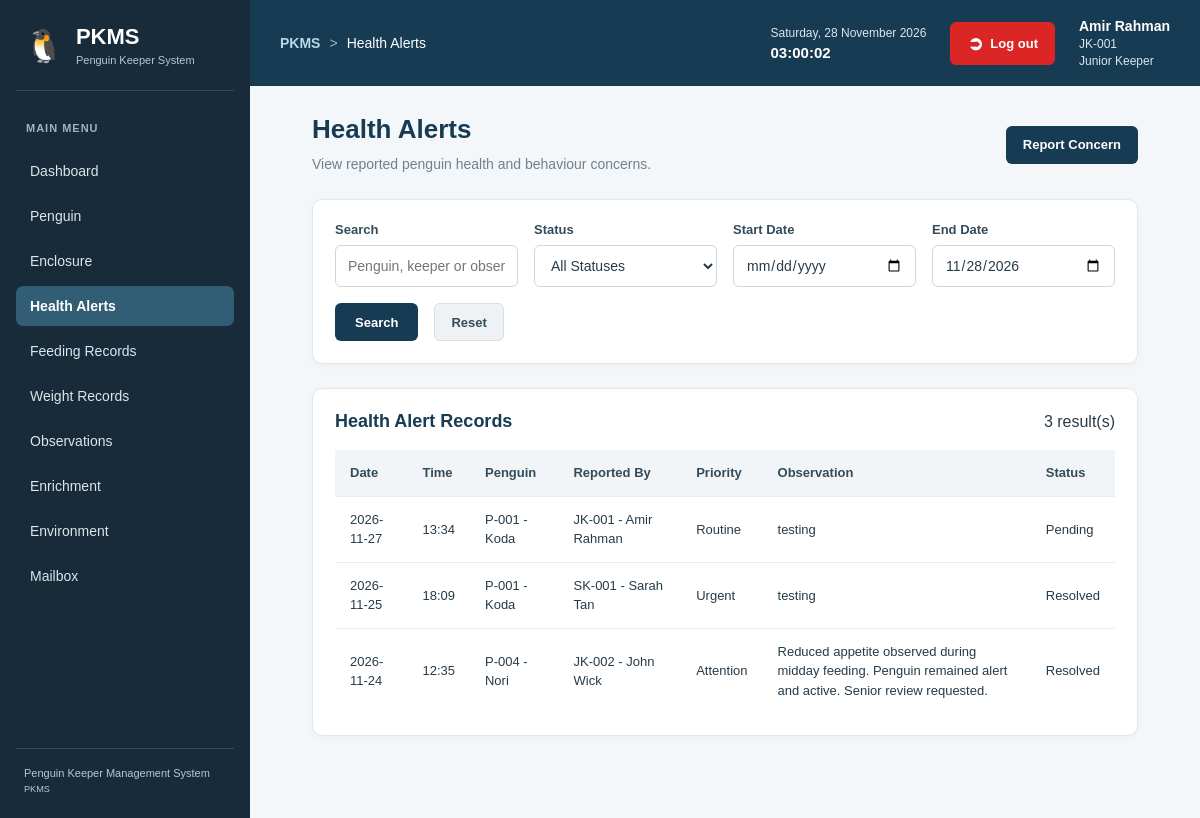
Screenshot of /modules/health_alerts/index.php (signed in) with the database file from the repository.
### tables this page shows
CREATE TABLE `health_alerts` (
  `alert_id` int(11) NOT NULL,
  `penguin_id` int(11) NOT NULL,
  `reported_by` int(11) NOT NULL,
  `report_date` date DEFAULT NULL,
  `report_time` time DEFAULT NULL,
  `priority` enum('Routine','Attention','Urgent') DEFAULT 'Routine',
  `observation` text NOT NULL,
  `status` enum('Pending','Reviewed','Resolved') DEFAULT 'Pending',
  `reviewed_by` int(11) DEFAULT NULL,
  `review_notes` text DEFAULT NULL,
  `resolved_at` datetime DEFAULT NULL
);

CREATE TABLE `penguins` (
  `penguin_id` int(11) NOT NULL,
  `animal_code` varchar(20) NOT NULL,
  `name` varchar(60) NOT NULL,
  `species` varchar(80) NOT NULL,
  `sex` enum('Male','Female','Unknown') DEFAULT 'Unknown',
  `hatch_date` date DEFAULT NULL,
  `origin_type` varchar(50) DEFAULT NULL,
  `arrival_date` date DEFAULT NULL,
  `enclosure_id` int(11) DEFAULT NULL,
  `status` enum('Active','Quarantine','Transferred','Deceased') DEFAULT 'Active',
  `notes` text DEFAULT NULL,
  `created_at` datetime DEFAULT current_timestamp(),
  `archived_at` datetime DEFAULT NULL,
  `archived_by` int(11) DEFAULT NULL
);

CREATE TABLE `users` (
  `user_id` int(11) NOT NULL,
  `staff_code` varchar(20) NOT NULL,
  `full_name` varchar(100) NOT NULL,
  `email` varchar(100) DEFAULT NULL,
  `password_hash` varchar(255) NOT NULL,
  `role` enum('Senior Keeper','Junior Keeper') NOT NULL,
  `status` enum('Active','Inactive') DEFAULT 'Active',
  `created_at` datetime DEFAULT current_timestamp()
);

### modules/health_alerts/index.php (the view, shortened to what this page needs)
<?php
require_once __DIR__ . '/../../includes/auth.php';
$search = trim($_GET['search'] ?? '');
$dateFrom = $_GET['date_from'] ?? '';
$today = new DateTimeImmutable(
    'now',
    new DateTimeZone('Asia/Kuala_Lumpur')
);
$dateTo = isset($_GET['date_to'])
    ? $_GET['date_to']
    : $today->format('Y-m-d');
$errors = [];
$alerts = [];
if (empty($errors)) {
    try {
        $sql = "
            SELECT
                h.alert_id,
                h.report_date,
                h.report_time,
                h.priority,
                h.observation,
                h.status,
                p.animal_code,
                p.name AS penguin_name,
                u.staff_code,
                u.full_name AS keeper_name
            FROM health_alerts h
            INNER JOIN penguins p
                ON h.penguin_id = p.penguin_id
            INNER JOIN users u
                ON h.reported_by = u.user_id
            WHERE 1 = 1
        ";
        $params = [];
        if ($dateTo !== '') {
            $sql .= " AND h.report_date <= ?";
            $params[] = $dateTo;
        }
        $sql .= "
            ORDER BY
                h.report_date DESC,
                h.report_time DESC,
                h.alert_id DESC
        ";
        $stmt = $pdo->prepare($sql);
        $stmt->execute($params);
        $alerts = $stmt->fetchAll();
    } catch (PDOException $e) {
        error_log('Health alert listing error: ' . $e->getMessage());
        $pageError = true;
    }
}
?>
<!DOCTYPE html>
<html lang="en">
<head>
    <link rel="stylesheet"
          href="/penguin_keeper_management/assets/css/style.css">
</head>
<body>
<div class="app-layout">
    <?php include __DIR__ . '/../../includes/sidebar.php'; ?>
    <main class="main-content">
        <?php
        include __DIR__ . '/../../includes/topbar.php';
        ?>
        <div class="page-content">
            <div class="page-header">
                <div>
                    <h1>Health Alerts</h1>
                    <p>
                        View reported penguin health and behaviour concerns.
                    </p>
                </div>
                <a href="create.php" class="btn-primary">
                    Report Concern
                </a>
            </div>
            <section class="search-panel">
                <form method="GET"
                      action="index.php"
                      class="search-form">
                    <div class="form-group">
                        <label for="search">Search</label>
                        <input
                            type="text"
                            id="search"
                            name="search"
                            value="<?= htmlspecialchars($search) ?>"
                            placeholder="Penguin, keeper or observation">
                    </div>
                    <div class="form-group">
                        <label for="status">Status</label>
                        <select id="status" name="status">
                            <option value="">All Statuses</option>
                        </select>
                    </div>
                    <div class="form-group">
                        <label for="date_from">Start Date</label>
                        <input
                            type="date"
                            id="date_from"
                            name="date_from"
                            value="<?= htmlspecialchars($dateFrom) ?>">
                    </div>
                    <div class="form-group">
                        <label for="date_to">End Date</label>
                        <input
                            type="date"
                            id="date_to"
                            name="date_to"
                            value="<?= htmlspecialchars($dateTo) ?>">
                    </div>
                    <div class="form-actions">
                        <button type="submit" class="btn-primary">
                            Search
                        </button>
                        <a href="index.php" class="btn-secondary">
                            Reset
                        </a>
                    </div>
                </form>
            </section>
            <section class="table-section">
                <div class="table-header">
                    <h2>Health Alert Records</h2>
                     <span>
                        <?= count($alerts) ?> result(s)
                    </span>
                </div>
                <div class="table-responsive">
                    <table class="data-table">
                    <thead>
                        <tr>
                            <th>Date</th>
                            <th>Time</th>
                            <th>Penguin</th>
                            <th>Reported By</th>
                            <th>Priority</th>
                            <th>Observation</th>
                            <th>Status</th>
                        </tr>
                    </thead>
                    <tbody>
                        <?php if (empty($alerts)): ?>
                            <tr>
                                <td colspan="<?= ($_SESSION['role'] ?? '') === 'Senior Keeper' ? 8 : 7 ?>">
                                    No health alerts found.
                                </td>
                            </tr>
                        <?php else: ?>
                            <?php foreach ($alerts as $alert): ?>
                                <tr>
                                    <td>
                                        <?= htmlspecialchars($alert['report_date']) ?>
                                    </td>
                                    <td>
                                        <?= !empty($alert['report_time'])
                                            ? htmlspecialchars(substr($alert['report_time'], 0, 5))
                                            : '-' ?>
                                    </td>
                                    <td>
                                        <?= htmlspecialchars(
                                            $alert['animal_code'] . ' - ' .
                                            $alert['penguin_name']
                                        ) ?>
                                    </td>
                                    <td>
                                        <?= htmlspecialchars(
                                            $alert['staff_code'] . ' - ' .
                                            $alert['keeper_name']
                                        ) ?>
                                    </td>
                                    <td>
                                        <?= htmlspecialchars($alert['priority']) ?>
                                    </td>
                                    <td>
                                        <?= nl2br(htmlspecialchars($alert['observation'])) ?>
                                    </td>
                                    <td>
                                        <?= htmlspecialchars($alert['status']) ?>
                                    </td>
                                </tr>
                            <?php endforeach; ?>
                        <?php endif; ?>
                    </tbody>
                    </table>
                </div>
            </section>
        </div>
    </main>
</div>
</body>
</html>

### assets/css/style.css (style rules this page uses)
.app-layout { display: flex; min-height: 100vh; width: 100%; }
.main-content { flex: 1; width: auto; max-width: none; margin: 0; padding: 30px; background: #f1f5f9; box-sizing: border-box; }
.main-content button { background: #dc2626; color: white; border: none; padding: 11px 20px; border-radius: 5px; cursor: pointer; }
.app-layout { display: flex; min-height: 100vh; }
.main-content { flex: 1; min-width: 0; padding: 30px; background-color: #f4f7f9; }
.form-actions { display: flex; align-items: center; gap: 16px; }
.form-actions button { padding: 11px 20px; border: none; border-radius: 6px; background-color: #173b53; color: #ffffff; cursor: pointer; }
* { box-sizing: border-box; }
body { margin: 0; font-family: Arial, Helvetica, sans-serif; color: #263b49; background: #f1f5f9; }
a { transition: color 0.2s ease, background-color 0.2s ease; }
.page-content { width: 100%; max-width: 1500px; margin: 0 auto; padding: 28px 32px; }
.page-header { display: flex; justify-content: space-between; align-items: center; flex-wrap: wrap; gap: 16px; margin-bottom: 24px; }
.page-header h1 { margin: 0 0 8px; color: #173b53; font-size: 26px; }
.page-header p { margin: 0; color: #71818d; font-size: 14px; line-height: 1.6; }
.page-header a { text-decoration: none; }
.table-section, .search-panel, .content-card { background: #ffffff; border: 1px solid #e1e8ed; border-radius: 10px; padding: 22px; margin-bottom: 24px; box-shadow: 0 2px 6px rgba(0, 0, 0, 0.035); }
.table-header, .section-header { display: flex; justify-content: space-between; align-items: center; flex-wrap: wrap; gap: 12px; margin-bottom: 18px; }
.table-header h2, .search-panel h2, .section-header h2 { margin: 0; color: #173b53; font-size: 18px; }
.search-form { display: flex; align-items: flex-end; flex-wrap: wrap; gap: 16px; }
.form-group { display: flex; flex-direction: column; gap: 8px; flex: 1; min-width: 170px; }
.form-group label { color: #344b5a; font-size: 13px; font-weight: 600; }
.form-group input, .form-group select, .form-group textarea { width: 100%; min-height: 42px; padding: 10px 12px; border: 1px solid #ccd6dd; border-radius: 6px; background: #ffffff; color: #263b49; font-family: inherit; font-size: 14px; }
.btn-primary, .btn-secondary, .btn-danger, .btn-success { display: inline-flex; justify-content: center; align-items: center; min-height: 38px; padding: 9px 16px; border: 1px solid transparent; border-radius: 6px; text-decoration: none; font-family: inherit; font-size: 13px; font-weight: 600; cursor: pointer; transition: background-color 0.2s ease; }
.main-content .btn-primary { background: #173b53; color: #ffffff; }
.main-content .btn-secondary { background: #eef2f5; border-color: #d5dfe5; color: #344b5a; }
.table-responsive { width: 100%; overflow-x: auto; }
.data-table { width: 100%; min-width: 650px; border-collapse: collapse; background: #ffffff; }
.data-table th, .data-table td { padding: 13px 15px; border-bottom: 1px solid #e8edf0; text-align: left; vertical-align: middle; font-size: 13px; line-height: 1.5; }
.data-table th { background: #f1f5f8; color: #344b5a; font-weight: 700; white-space: nowrap; }
.data-table tbody tr:last-child td { border-bottom: none; }

### rows the page displays
health_alerts: report_date "2026-11-27", report_time "13:34", penguin.name "P-001 - Koda", reported_by.full_name "JK-001 - Amir Rahman", priority "Routine", observation "testing", status "Pending"
health_alerts: report_date "2026-11-25", report_time "18:09", penguin.name "P-001 - Koda", reported_by.full_name "SK-001 - Sarah Tan", priority "Urgent", observation "testing", status "Resolved"
health_alerts: report_date "2026-11-24", report_time "12:35", penguin.name "P-004 - Nori", reported_by.full_name "JK-002 - John Wick", priority "Attention", observation "Reduced appetite observed during midday feeding. Penguin remained alert and active. Senior review requested.", status "Resolved"

### other values shown
$item['label'] "Dashboard"
$item['label'] "Penguin"
$item['label'] "Enclosure"
$item['label'] "Health Alerts"
$item['label'] "Feeding Records"
$item['label'] "Weight Records"
$item['label'] "Observations"
$item['label'] "Enrichment"
$item['label'] "Environment"
$item['label'] "Mailbox"
$crumb "Health Alerts"
$_SESSION['full_name'] "Amir Rahman"
$_SESSION['staff_code'] "JK-001"
$_SESSION['role'] "Junior Keeper"
count($alerts) "3"
